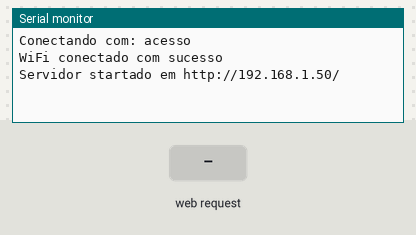
This sketch was run on a simulated ESP8266 (NodeMCU). Shown: the last lines printed to the serial monitor. Inputs (shaded band) come from the test bench. WiFi joins after 1.5 s; servers stay silent unless stated.

Above: at 11.2 s.
11.3 s: HTTP request GET /liga received
At 12.3 s:
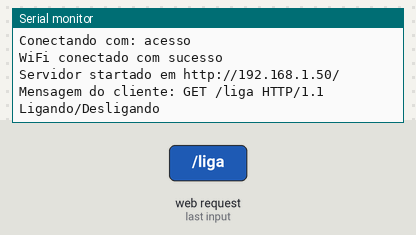
12.8 s: HTTP request GET /ant received
At 13.3 s:
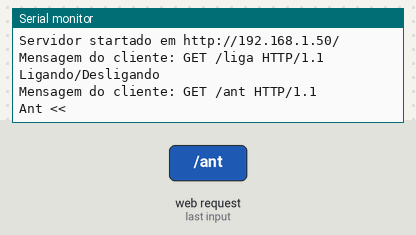
14.3 s: HTTP request GET /dep received
At 14.9 s:
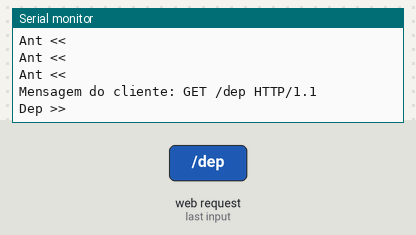
16.0 s: HTTP request GET /vlmais received
At 16.7 s:
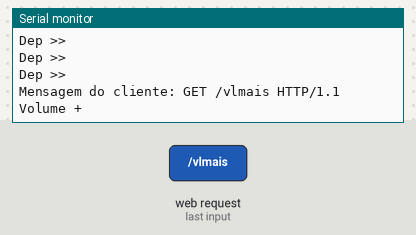
17.7 s: HTTP request GET /vlmenos received
At 18.5 s:
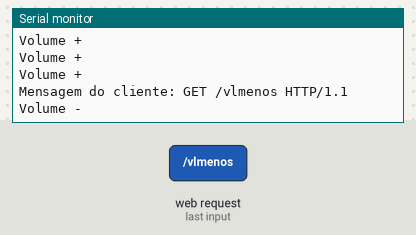
19.4 s: HTTP request GET /solto received
At 20.5 s:
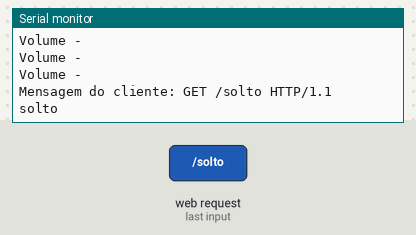

Measured:
- after the input at 11.3 s, the serial monitor: prints a new line at once (image 1)
- after the input at 12.8 s, the serial monitor: prints a new line at once (image 2)
- after the input at 14.3 s, the serial monitor: prints a new line after 0.21 s (image 3)
- after the input at 16.0 s, the serial monitor: prints a new line after 0.21 s (image 4)
- after the input at 17.7 s, the serial monitor: prints a new line after 0.22 s (image 5)
- after the input at 19.4 s, the serial monitor: prints a new line after 0.22 s (image 6)

The sketch:

radio_iot.ino
```cpp
#include <ESP8266WiFi.h>
#include <WiFiClient.h>
#ifndef UNIT_TEST
#include <Arduino.h>
#endif
#include <IRremoteESP8266.h>
#include <IRsend.h>

// Preencha com os dados de autenticaÃ§Ã£o do seu WiFi
//variavel que armazena NOME da Rede WIFI(SSID)
const char ssid[] = "acesso";
//variavel que armazena Senha da Rede WIFI
const char psw[] = "12345678";
//IP do servidor do Site para comunicaÃ§Ã£o de recebimento de informaÃ§Ã£o
const char http_site[] = "http://192.168.137.1";
//Porta para comunicaÃ§Ã£o com o servidor do Site 80 padrÃ£o
const int http_port = 80;
//variavel para manipulaÃ§Ã£o dos dados do sensor

int botao = 0;

// VariÃ¡veis globais
WiFiClient client;
//IP do ESP (para voce acessar pelo browser - voce TEM que mudar este IP tambem)
IPAddress ip(192, 168, 137, 55);

//IP do roteador da sua rede wifi
IPAddress gateway(192, 168, 137, 1);

//Mascara de rede da sua rede wifi
IPAddress subnet(255, 255, 255, 0);

//IP do servidor do Site para comunicaÃ§Ã£o envio de informaÃ§Ã£o
IPAddress server1(192,168,137,1);
//Porta do servidor do ESP 80 padrÃ£o
WiFiServer server(80);

#define IR_LED 4  // ESP8266 GPIO pin to use. Recommended: 4 (D2).

IRsend irsend(IR_LED);  // Set the GPIO to be used to sending the message.

// Example of data captured by IRrecvDumpV2.ino

uint16_t rawliga[75] = {9076, 4504, 572, 608, 552, 608, 552, 608, 552, 608, 552, 608, 552, 608, 552, 608, 552, 612, 548, 1664, 572, 1664, 572, 1664, 572, 1664, 572, 1664, 572, 1664, 572, 1664, 572, 1664, 572, 1664, 572, 608, 552, 1664, 572, 608, 552, 608, 552, 608, 552, 1664, 572, 608, 552, 608, 552, 1664, 572, 608, 552, 1664, 572, 1664, 572, 1664, 572, 608, 552, 1668, 568, 39352, 9084, 2244, 572, 30200, 9084, 2244, 568};

uint16_t rawstop[75]= {9096, 4500, 572, 608, 552, 612, 552, 608, 552, 608, 552, 612, 552, 608, 552, 608, 552, 612, 552, 1684, 552, 1664, 572, 1668, 572, 1664, 572, 1664, 572, 1664, 576, 1660, 576, 1664, 572, 608, 552, 1668, 572, 1664, 572, 608, 552, 612, 548, 612, 552, 1668, 568, 608, 552, 1668, 572, 608, 552, 608, 552, 1664, 576, 1664, 572, 1664, 572, 608, 552, 1668, 572, 39376, 9088, 2252, 564, 30260, 9088, 2244, 572};

uint16_t rawmute[75]= {9056, 4552, 524, 636, 524, 640, 524, 636, 524, 636, 524, 636, 524, 636, 524, 640, 524, 636, 524, 1692, 544, 1692, 544, 1692, 544, 1692, 544, 1692, 544, 1692, 544, 1692, 548, 1688, 548, 1688, 548, 1688, 548, 1692, 544, 636, 524, 640, 524, 636, 524, 1688, 552, 632, 528, 636, 524, 636, 524, 636, 528, 1688, 548, 1688, 548, 1688, 548, 636, 528, 1688, 556, 39376, 9072, 2256, 572, 30216, 9084, 2244, 576};

uint16_t rawmode[75]= {9072, 4524, 548, 636, 524, 636, 528, 636, 524, 636, 524, 636, 528, 636, 524, 636, 524, 640, 520, 1692, 548, 1688, 548, 1688, 548, 1688, 548, 1688, 548, 1688, 548, 1688, 548, 1692, 544, 636, 524, 636, 524, 1692, 548, 636, 524, 636, 524, 636, 524, 1692, 544, 636, 528, 1688, 548, 1688, 548, 636, 524, 1692, 544, 1708, 532, 1688, 544, 636, 524, 1692, 548, 39372, 9068, 2268, 548, 30236, 9060, 2268, 544};

uint16_t rawretro[75]= {9056, 4540, 548, 636, 528, 636, 524, 636, 528, 636, 528, 636, 524, 636, 528, 636, 528, 636, 524, 1692, 548, 1688, 548, 1692, 548, 1708, 532, 1688, 548, 1692, 548, 1688, 548, 1692, 548, 636, 528, 636, 524, 636, 528, 636, 524, 640, 524, 636, 528, 1688, 548, 636, 528, 1688, 548, 1692, 548, 1692, 548, 1688, 548, 1692, 548, 1688, 548, 636, 528, 1688, 548, 39400, 9068, 2284, 548, 30272, 9080, 2276, 548};

uint16_t raweq[75]= {9056, 4536, 548, 636, 524, 636, 524, 640, 524, 636, 524, 636, 528, 636, 524, 636, 524, 636, 524, 1692, 548, 1688, 548, 1692, 544, 1692, 544, 1692, 548, 1692, 544, 1688, 548, 1708, 528, 1692, 544, 1692, 544, 640, 524, 636, 524, 636, 524, 636, 524, 1708, 532, 636, 524, 636, 524, 636, 524, 1712, 528, 1688, 548, 1688, 548, 1692, 544, 636, 524, 1692, 544, 39392, 9040, 2284, 548, 30260, 9028, 2292, 548};

uint16_t rawant[75]= {9060, 4520, 576, 608, 552, 608, 552, 608, 552, 608, 552, 608, 552, 608, 552, 612, 548, 608, 552, 1664, 572, 1664, 572, 1668, 572, 1660, 572, 1664, 572, 1664, 572, 1664, 572, 1664, 572, 1664, 572, 1664, 572, 1660, 576, 608, 552, 608, 552, 608, 552, 608, 552, 608, 552, 608, 552, 608, 552, 608, 552, 1664, 572, 1664, 572, 1664, 572, 1664, 572, 1664, 572, 39360, 9076, 2244, 572, 30228, 9048, 2272, 548};

uint16_t rawdep[75]= {9060, 4540, 548, 636, 524, 636, 524, 636, 528, 636, 524, 636, 528, 636, 524, 636, 524, 640, 524, 1692, 544, 1696, 544, 1688, 548, 1692, 544, 1692, 548, 1688, 548, 1692, 544, 1692, 548, 1688, 548, 636, 524, 1696, 544, 636, 524, 1692, 548, 632, 528, 636, 524, 636, 528, 636, 524, 1692, 544, 636, 528, 1700, 536, 636, 528, 1708, 528, 1688, 548, 1692, 548, 39388, 9056, 2284, 548, 30256, 9060, 2284, 544};

uint16_t rawplay[75]= {9080, 4500, 572, 612, 552, 608, 552, 612, 552, 608, 552, 612, 552, 608, 552, 608, 556, 608, 552, 1664, 576, 1664, 572, 1664, 572, 1664, 572, 1668, 572, 1664, 572, 1668, 568, 1664, 576, 1660, 576, 608, 552, 608, 552, 1664, 572, 612, 552, 608, 552, 608, 552, 608, 552, 612, 552, 1664, 572, 1664, 572, 608, 556, 1660, 576, 1664, 572, 1664, 572, 1664, 572, 39364, 9072, 2244, 572, 30228, 9080, 2244, 572};

uint16_t rawvolumemenos[75]= {9044, 4548, 548, 636, 524, 636, 524, 636, 528, 636, 524, 636, 528, 636, 524, 636, 524, 636, 528, 1688, 548, 1712, 528, 1688, 548, 1692, 544, 1692, 548, 1688, 548, 1688, 548, 1688, 552, 632, 528, 1688, 548, 1692, 548, 636, 524, 1688, 548, 636, 528, 636, 524, 636, 524, 1692, 548, 636, 524, 636, 524, 1692, 548, 636, 524, 1692, 544, 1692, 548, 1692, 544, 39400, 9052, 2292, 544, 30280, 9036, 2292, 548};

uint16_t rawvolumemais[75]= {9040, 4552, 548, 636, 524, 636, 524, 636, 524, 636, 528, 636, 524, 636, 524, 636, 524, 640, 524, 1688, 548, 1688, 548, 1692, 544, 1692, 544, 1692, 548, 1688, 548, 1688, 548, 1688, 548, 1704, 532, 636, 524, 636, 524, 1692, 548, 1688, 548, 632, 528, 636, 524, 636, 524, 636, 524, 1692, 544, 1692, 548, 636, 524, 636, 524, 1688, 548, 1692, 544, 1692, 544, 39400, 9028, 2296, 544, 30280, 9032, 2292, 548};

void setup() {

  //Serial.begin(9600); // Vamos usar para debug
  irsend.begin();
  Serial.begin(9600, SERIAL_8N1, SERIAL_TX_ONLY);

  Serial.println();
  Serial.println();
  Serial.print("Conectando com: ");
  Serial.println(ssid);
  WiFi.config(ip, gateway, subnet);
  WiFi.begin(ssid, psw);

  delay(10000);

  Serial.println("");
  Serial.println("WiFi conectado com sucesso");
  // Startando o servidor
  server.begin();
  Serial.print("Servidor startado em ");
  Serial.print("http://");
  Serial.print(WiFi.localIP());
  Serial.println("/");

}

void loop() {
  //Espera o recebimento de um camando enviado via GET pelo servidor
  if ( botao == 1){
    irsend.sendRaw(rawant, 75, 38);
    Serial.println("Ant <<");
    delay(500);
  }
  else if (botao == 2){
     irsend.sendRaw(rawdep, 75, 38);
     Serial.println("Dep >>");
     delay(500);
  }
  else if(botao == 3){
    irsend.sendRaw(rawvolumemais, 75, 38);
    Serial.println("Volume +");
    delay(500);
  }
  else if(botao == 4){
    irsend.sendRaw(rawvolumemenos, 75, 38);
    Serial.println("Volume -");
    delay(500);
  }
  WiFiClient client = server.available();
  if (!client) {
    return;
  }
  // Leitura do comando recebido
  Serial.print("Mensagem do cliente: ");
  String req = client.readStringUntil('\r');
  Serial.println(req);
  client.flush();
  if (req.indexOf("liga") != -1)
  {
    irsend.sendRaw(rawliga, 75, 38);
    Serial.println("Ligando/Desligando");
  }
  else if (req.indexOf("ant") != -1)
  {
    botao  = 1;
  }
  else if (req.indexOf("dep") != -1)
  {
    botao  = 2;
  }
  else if (req.indexOf("vlmais") != -1)
  {
    botao  = 3;
  }
  else if (req.indexOf("vlmenos") != -1)
  {
    botao  = 4;
  }
  else if (req.indexOf("solto") != -1)
  {
    botao = 0;
    Serial.println("solto");
  }
  else if (req.indexOf("stop") != -1)
  {
    irsend.sendRaw(rawstop, 75, 38);
    Serial.println("Stop");
  }
  else if (req.indexOf("mute") != -1)
  {
    irsend.sendRaw(rawmute, 75, 38);
    Serial.println("Mute");
  }
  else if (req.indexOf("mode") != -1)
  {
    irsend.sendRaw(rawmode, 75, 38);
    Serial.println("Mode");
  }
  else if (req.indexOf("retro") != -1)
  {
    irsend.sendRaw(rawretro, 75, 38);
    Serial.println("Retro");
  }
  else if (req.indexOf("eq") != -1)
  {
    irsend.sendRaw(raweq, 75, 38);
    Serial.println("EQ");
  }
  else if (req.indexOf("play") != -1)
  {
    irsend.sendRaw(rawplay, 75, 38);
    Serial.println("Play");
  }


}
```
